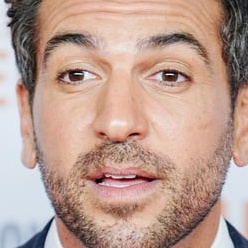
#> input picture notebook/cropped/Elyas MBarek/face_10.jpg, 248 x 248 px; its folder holds only this picture in this run
$ jupyter execute --allow-errors Train_the_model.ipynb
#> lines starting #> are read from the running program, lines starting #| are printed output that depends on the picture
[cell 1]
import numpy as np
import  pandas as pd
from matplotlib import pyplot as plt
import random
import math
import glob
import cv2
from sklearn.model_selection import train_test_split
from sklearn.utils import shuffle
# Modelling
from sklearn.tree import DecisionTreeClassifier
from sklearn.neighbors import KNeighborsClassifier
from sklearn.naive_bayes import GaussianNB
from sklearn.svm import SVC
from sklearn.ensemble import RandomForestClassifier
from sklearn.metrics import accuracy_score, precision_score, recall_score, f1_score, confusion_matrix, ConfusionMatrixDisplay
import warnings
warnings.filterwarnings('ignore')

# Loading the dataset:

[cell 2]
data = glob.glob('cropped/Elyas MBarek/*.jpg')
data += glob.glob('cropped/Han Ye-seul/*.jpg')
data += glob.glob('cropped/Mahira Khan/*.jpg')
data += glob.glob('cropped/Ramy Youssef/*.jpg')
data += glob.glob('cropped/Riyad Mahrez/*.jpg')

print(f'This data has {len(data)} images')

### 2. Resize all the images  :

[cell 3]
# Resize the image
def resize_image(image_path, width, height, grayscale=False):
#> called with image_path = 'cropped/Elyas MBarek/face_10.jpg', width = 32, height = 32, grayscale = False
    image = cv2.imread(image_path)
#> image is the input picture: shape (248, 248, 3); mean B, G, R 145.3, 157.3, 187.2
    # Resize the image to the given width and height
    resized_image = cv2.resize(image, (width, height))
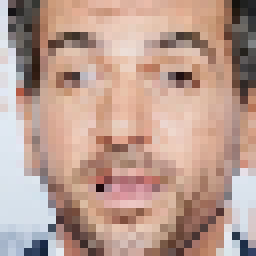
#> resized_image: shape (32, 32, 3) (shown 8 times larger); mean B, G, R 145.1, 157.1, 187
    resized_image = cv2.cvtColor(resized_image, cv2.COLOR_BGR2RGB)

    # Optionally convert to grayscale
    if grayscale:
        resized_image = cv2.cvtColor(resized_image, cv2.COLOR_BGR2GRAY)

    resized_image = resized_image / 255
    return resized_image

[cell 4]
Images = []
for img in data:
    Images.append(resize_image(img,32,32))

### 2. Labeled the images:

[cell 5]
# Create a mapping for labels
label_map = {'Mahira Khan': 0, 'Han Ye-seul': 1, 'Riyad Mahrez': 2, 'Elyas MBarek': 3, 'Ramy Youssef': 4}

# Assign labels using a list comprehension
#> (the rest of this cell did not finish here and is left out)

[cell 6]
def display(images,a):
#> called with a = 2
        m,n = 1, int(len(images)/a)
        for i in range(0,len(images),m*n):
            fig = plt.figure(figsize=(15,8))
            for j in range(m*n):
                fig.add_subplot(m,n,j+1)
                plt.imshow(images[i+j])
                plt.axis('off')
            plt.show()


$ run again, on notebook/cropped/Elyas MBarek/face_136.jpg
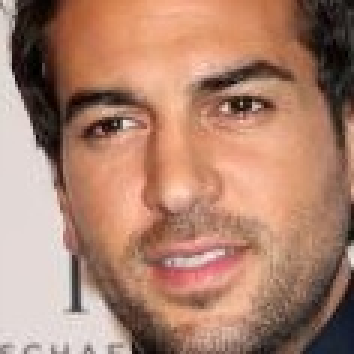
#> input picture notebook/cropped/Elyas MBarek/face_136.jpg, 118 x 118 px (shown 3 times larger)
#> in resize_image, image is the input picture: shape (118, 118, 3); mean B, G, R 110.9, 130.6, 172.9
#> in resize_image, `resized_image = cv2.resize(image, (width, height))`:
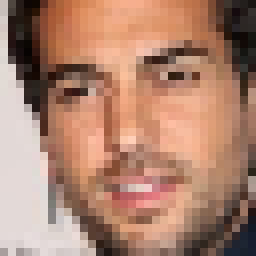
#> resized_image: shape (32, 32, 3) (shown 8 times larger); mean B, G, R 110.6, 130.3, 172.6

$ run again, on notebook/cropped/Elyas MBarek/face_146.jpg
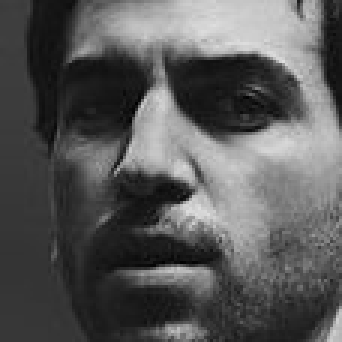
#> input picture notebook/cropped/Elyas MBarek/face_146.jpg, 114 x 114 px (shown 3 times larger)
#> in resize_image, image is the input picture: shape (114, 114, 3); min 0, max 223, mean 88.5
#> in resize_image, `resized_image = cv2.resize(image, (width, height))`:
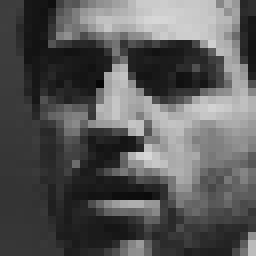
#> resized_image: shape (32, 32, 3) (shown 8 times larger); min 7, max 215, mean 88.5

$ run again, on notebook/cropped/Elyas MBarek/face_147.jpg
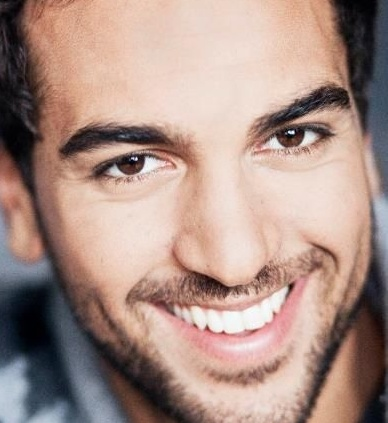
#> input picture notebook/cropped/Elyas MBarek/face_147.jpg, 388 x 423 px
#> in resize_image, image is the input picture: shape (423, 388, 3); mean B, G, R 134.7, 144.1, 170.3
#> in resize_image, `resized_image = cv2.resize(image, (width, height))`:
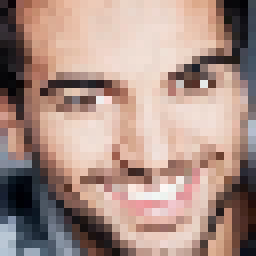
#> resized_image: shape (32, 32, 3) (shown 8 times larger); mean B, G, R 134.7, 144.1, 170.5

$ run again, on notebook/cropped/Elyas MBarek/face_102.jpg
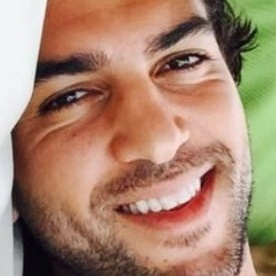
#> input picture notebook/cropped/Elyas MBarek/face_102.jpg, 276 x 276 px
#> in resize_image, image is the input picture: shape (276, 276, 3); mean B, G, R 110.9, 132.8, 166.8
#> in resize_image, `resized_image = cv2.resize(image, (width, height))`:
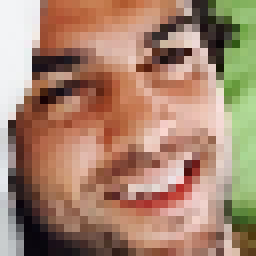
#> resized_image: shape (32, 32, 3) (shown 8 times larger); mean B, G, R 110.2, 132.2, 166.1
